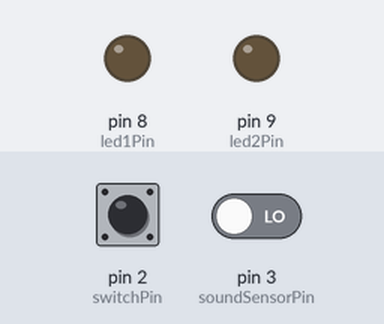
The sketch below on a simulated Arduino Uno, built with avr-gcc and run on an emulated ATmega328P. Parts: output pins drawn as LEDs (lit = HIGH). Inputs (shaded band) come from the test bench; at power-on: pin 2 (switchPin) HIGH, pin 3 (soundSensorPin) LOW. What the sketch prints to the serial monitor is not drawn.

Above: at 1.2 s.
1.3 s: pin 2 (switchPin) pulled LOW for 0.15 s
At 2.5 s:
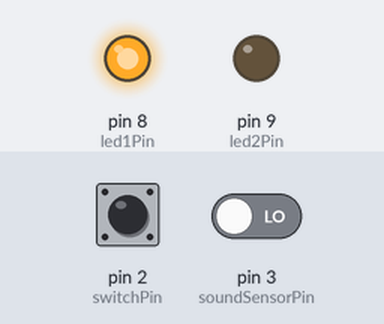
2.9 s: pin 3 (soundSensorPin) driven HIGH
At 3.8 s:
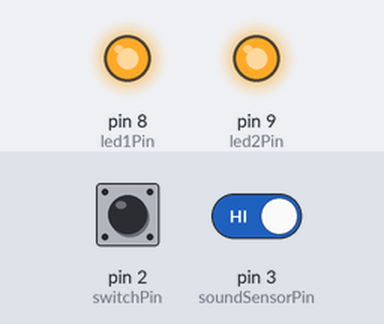
4.4 s: pin 2 (switchPin) pulled LOW for 1 s
At 5.0 s:
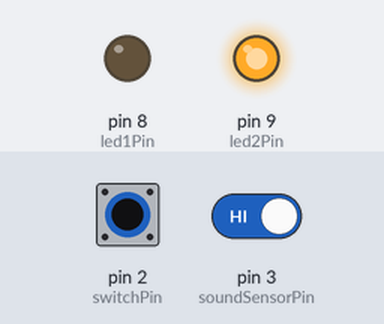
6.9 s: pin 2 (switchPin) pulled LOW for 3.2 s
At 8.1 s:
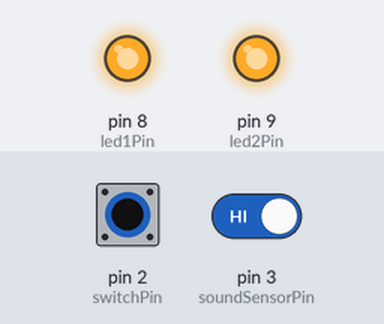
Timing chart, 0 to 9.9 s (numbered marks = the images above; inputs shaded):
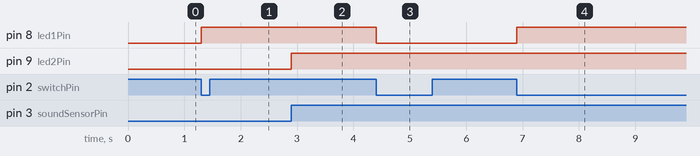

The sketch:

multipleinterrupts.ino
```cpp
// Global states for the two LEDs
volatile bool led1State = LOW;
volatile bool led2State = LOW;

// Pin assignments
const int switchPin = 2;       // Slide switch
const int soundSensorPin = 3;  // Sound sensor (digital OUT)
const int led1Pin = 8;         // LED controlled by switch
const int led2Pin = 9;         // LED controlled by sound

void setup() {
  // Set pin modes
  pinMode(switchPin, INPUT_PULLUP);     // Using internal pull-up resistor
  pinMode(soundSensorPin, INPUT);       // Sensor gives digital output
  pinMode(led1Pin, OUTPUT);
  pinMode(led2Pin, OUTPUT);

  Serial.begin(9600); // For monitoring actions

  // Attach interrupts
  attachInterrupt(digitalPinToInterrupt(switchPin), toggleLED1, FALLING);
  attachInterrupt(digitalPinToInterrupt(soundSensorPin), toggleLED2, RISING);
}

void loop() {
  // Write LED states based on ISR changes
  digitalWrite(led1Pin, led1State);
  digitalWrite(led2Pin, led2State);
}

// Interrupt Service Routine: Toggle LED1
void toggleLED1() {
  led1State = !led1State;
  Serial.println("Slide switch triggered – LED1 toggled");
}

// Interrupt Service Routine: Toggle LED2
void toggleLED2() {
  led2State = !led2State;
  Serial.println("Sound detected – LED2 toggled");
}
```

Measured:
- after the input at 1.3 s, pin 8 (led1Pin): LOW → HIGH at once
- after the input at 2.9 s, pin 9 (led2Pin): LOW → HIGH at once
- after the input at 4.4 s, pin 8 (led1Pin): HIGH → LOW at once
- after the input at 6.9 s, pin 8 (led1Pin): LOW → HIGH at once
